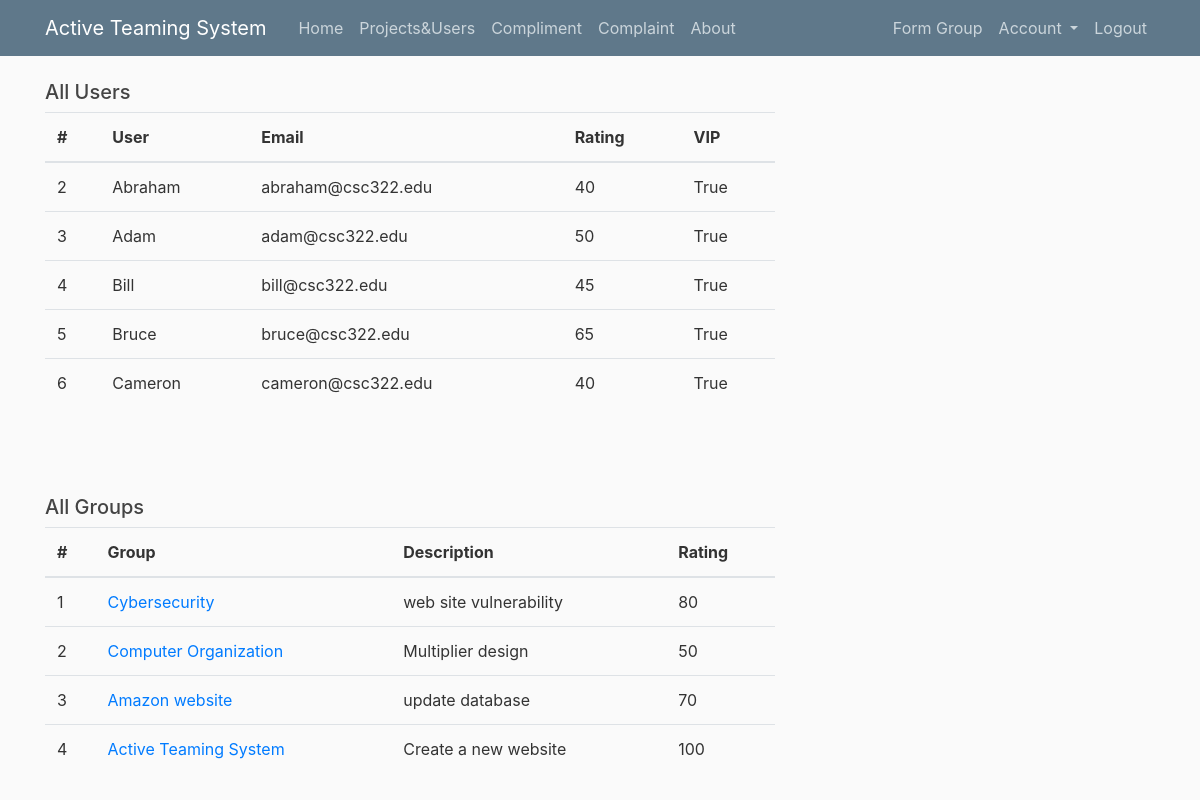
The page /projects_and_users (signed in) on the database its author committed.
### application/models.py (models this page shows, shortened)
class User(db.Model,UserMixin):
    id = db.Column(db.Integer, primary_key=True)
    username = db.Column(db.String(20), unique=True, nullable=False)
    email = db.Column(db.String(120), unique=True, nullable=False)
    image_file = db.Column(db.String(20), nullable=False, default='default.jpg')
    password = db.Column(db.String(60), nullable=False)
    rating = db.Column(db.Integer,nullable=False,default=0)
    compliments = db.relationship('Compliment', backref='recipient', lazy=True)
    complaints = db.relationship('Complaint', backref='complainee', lazy=True)
    UserBlacklist = db.relationship('UserBlacklist', backref='user_blacklisted', lazy=True)
    applications = db.relationship('Application', backref='referee', lazy=True)
    is_vip = db.Column(db.Boolean, default=False, nullable=False)
    is_su = db.Column(db.Boolean, default=False, nullable=False)
    is_blacklisted = db.Column(db.Boolean, default=False, nullable=False)

class Project(db.Model):
    id = db.Column(db.Integer, primary_key=True)
    title = db.Column(db.String(100),unique=True, nullable=False)
    date_created = db.Column(db.DateTime, nullable=False, default=datetime.datetime.now())
    description = db.Column(db.Text, nullable=False)
    rating = db.Column(db.Integer, nullable =False, default=0)

### application/route.py (the view)
@app.route("/projects_and_users")
def projects_and_users():
    page = request.args.get('page',1,type=int)
    users = User.query.filter(User.email!='superuser@csc322.edu').order_by(User.id.asc()).paginate(page=page, per_page=5)
    projects = Project.query.order_by(Project.id.asc()).paginate(page=page, per_page=5)
    return render_template('projects_and_users.html', users=users,projects=projects)

### application/models.py (called while the page is built)
@login_manager.user_loader
def load_user(user_id):
    return User.query.get(int(user_id))

### application/templates/projects_and_users.html (shortened to what this page needs)
{%extends "layout.html"%}
{%block content%}
<h5 style="text-align: left">All Users</h5>
<table class="table">
    <thead>
      <tr>
        <th scope="col">#</th>
        <th scope="col">User</th>
        <th scope="col">Email</th>
        <th scope="col">Rating</th>
        <th scope="col">VIP</th>
      </tr>
    </thead>
    <tbody>
        {% for user in users.items %}
        <tr>
            <td>{{ user.id }}</td>
            <td>{{ user.username }}</td>
            <td>{{ user.email }}</td>
            <td>{{ user.rating }}</td>
            <td>{{ user.is_vip }}</td>
        </tr>
    {% endfor %}
    </tbody>
  </table>
  <br>
  <br>
  <br>
  <h5 style="text-align: left">All Groups</h5>
  <table class="table">
      <thead>
        <tr>
          <th scope="col">#</th>
          <th scope="col">Group</th>
          <th scope="col">Description</th>
          <th scope="col">Rating</th>
        </tr>
      </thead>
      <tbody>
          {% for project in projects.items %}
          <tr>
              <td>{{ project.id }}</td>
              <td><a href="{{url_for('grouppage',group_title=project.title )}}" >{{project.title }}</a></td>
              <td>{{ project.description }}</td>
              <td>{{ project.rating }}</td>
          </tr>
      {% endfor %}
      </tbody>
    </table>
{%endblock%}

### application/static/main.css (style rules this page uses)
body { background: #fafafa; color: #333333; margin-top: 5rem; }
h1, h2, h3, h4, h5, h6 { color: #444444; }

### rows shown on the page
User: id "2", username "Abraham", email "abraham@csc322.edu", rating "40", is_vip "True"
User: id "3", username "Adam", email "adam@csc322.edu", rating "50", is_vip "True"
User: id "4", username "Bill", email "bill@csc322.edu", rating "45", is_vip "True"
User: id "5", username "Bruce", email "bruce@csc322.edu", rating "65", is_vip "True"
User: id "6", username "Cameron", email "cameron@csc322.edu", rating "40", is_vip "True"
Project: id "1", title "Cybersecurity", description "web site vulnerability", rating "80"
Project: id "2", title "Computer Organization", description "Multiplier design", rating "50"
Project: id "3", title "Amazon website", description "update database", rating "70"
Project: id "4", title "Active Teaming System", description "Create a new website", rating "100"
